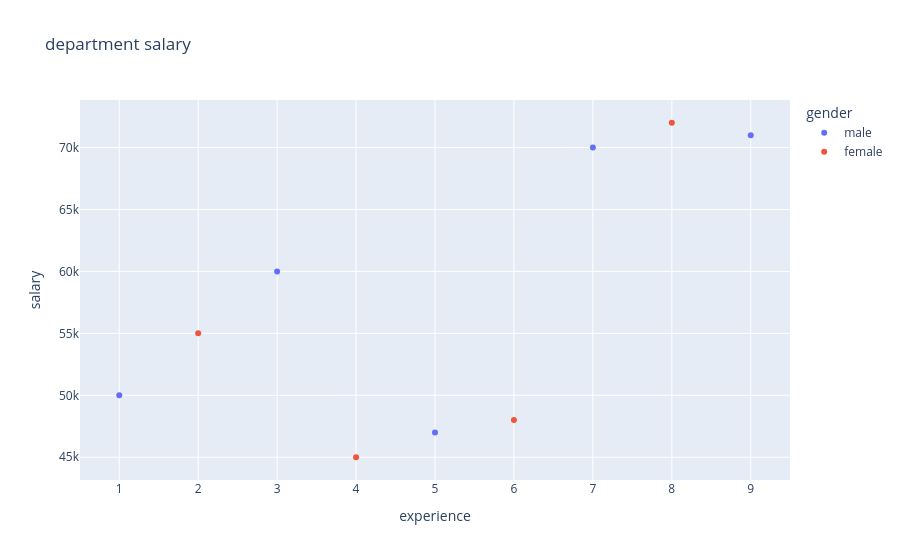

The notebook cell this image was saved under:
### Code cell
import plotly.express as px
# plotly

# bar chart
data = {
    'department' : ['it' , 'it' , 'it' , 'hr' , 'hr' , 'hr' , 'finance' , 'finance' , 'finance'],
    'gender' : ['male' , 'female' , 'male' , 'female' , 'male' , 'female' , 'male' , 'female' , 'male'],
    'salary' : [50000 , 55000 , 60000 , 45000 , 47000 , 48000 , 70000 , 72000 , 71000],
    'experience' : [1,2,3,4,5,6,7,8,9]
}

df = pd.DataFrame(data)
fig = px.scatter(df , x = 'experience' , y = 'salary' , color = 'gender' , title = 'department salary')
fig.show()

### Figure 1 — Plotly figure (JSON) as saved in the notebook; plotly's stock layout.template omitted (floating-point values rounded to 4 significant figures)
{"data": [{"hovertemplate": "gender=male<br>experience=%{x}<br>salary=%{y}<extra></extra>", "legendgroup": "male", "marker": {"color": "#636efa", "symbol": "circle"}, "mode": "markers", "name": "male", "orientation": "v", "showlegend": true, "type": "scatter", "x": [1, 3, 5, 7, 9], "xaxis": "x", "y": [50000, 60000, 47000, 70000, 71000], "yaxis": "y"}, {"hovertemplate": "gender=female<br>experience=%{x}<br>salary=%{y}<extra></extra>", "legendgroup": "female", "marker": {"color": "#EF553B", "symbol": "circle"}, "mode": "markers", "name": "female", "orientation": "v", "showlegend": true, "type": "scatter", "x": [2, 4, 6, 8], "xaxis": "x", "y": [55000, 45000, 48000, 72000], "yaxis": "y"}], "layout": {"legend": {"title": {"text": "gender"}, "tracegroupgap": 0}, "title": {"text": "department salary"}, "xaxis": {"anchor": "y", "domain": [0, 1], "title": {"text": "experience"}}, "yaxis": {"anchor": "x", "domain": [0, 1], "title": {"text": "salary"}}}}
